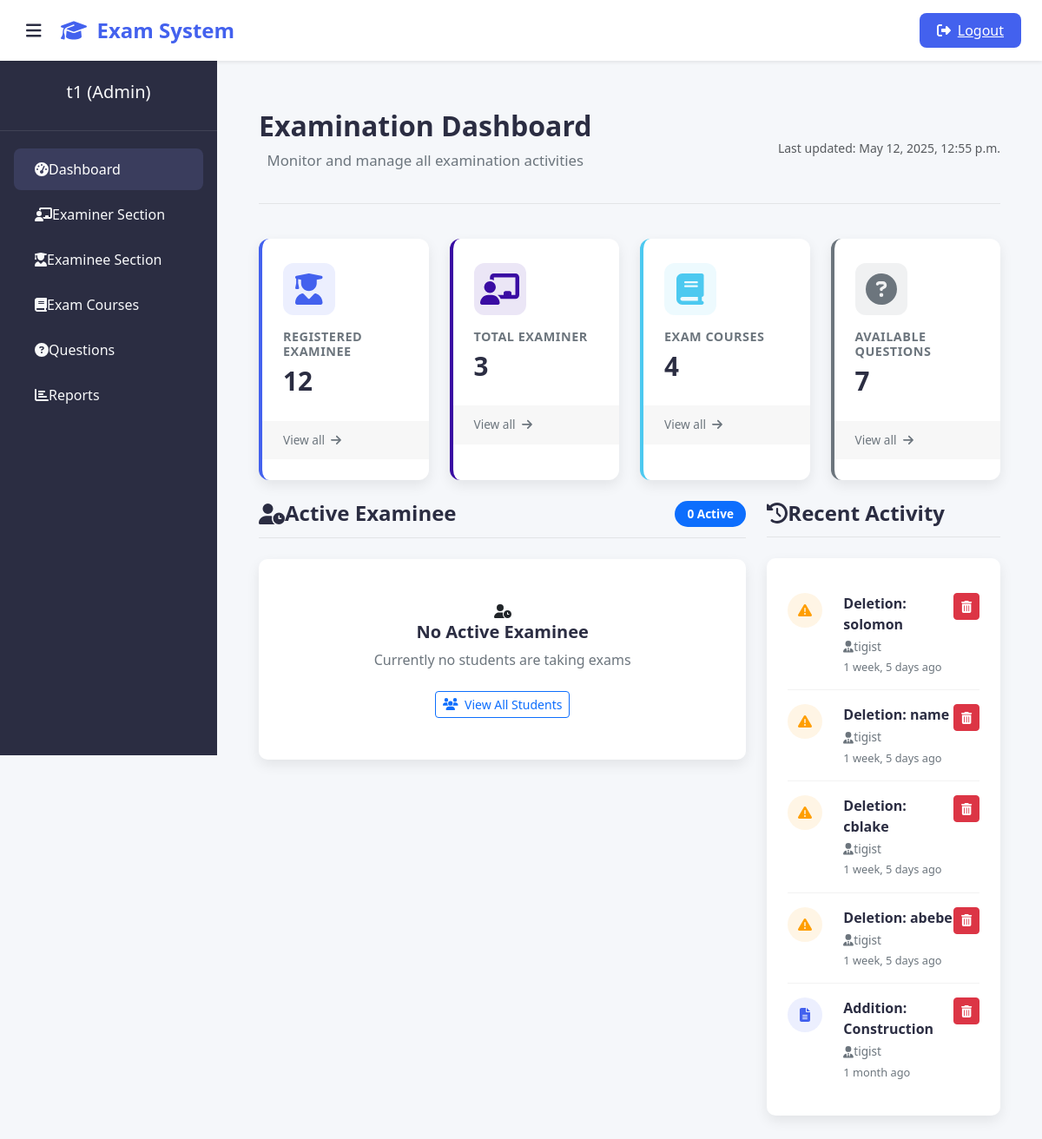
The app's page /admin-dashboard (signed in), older data.
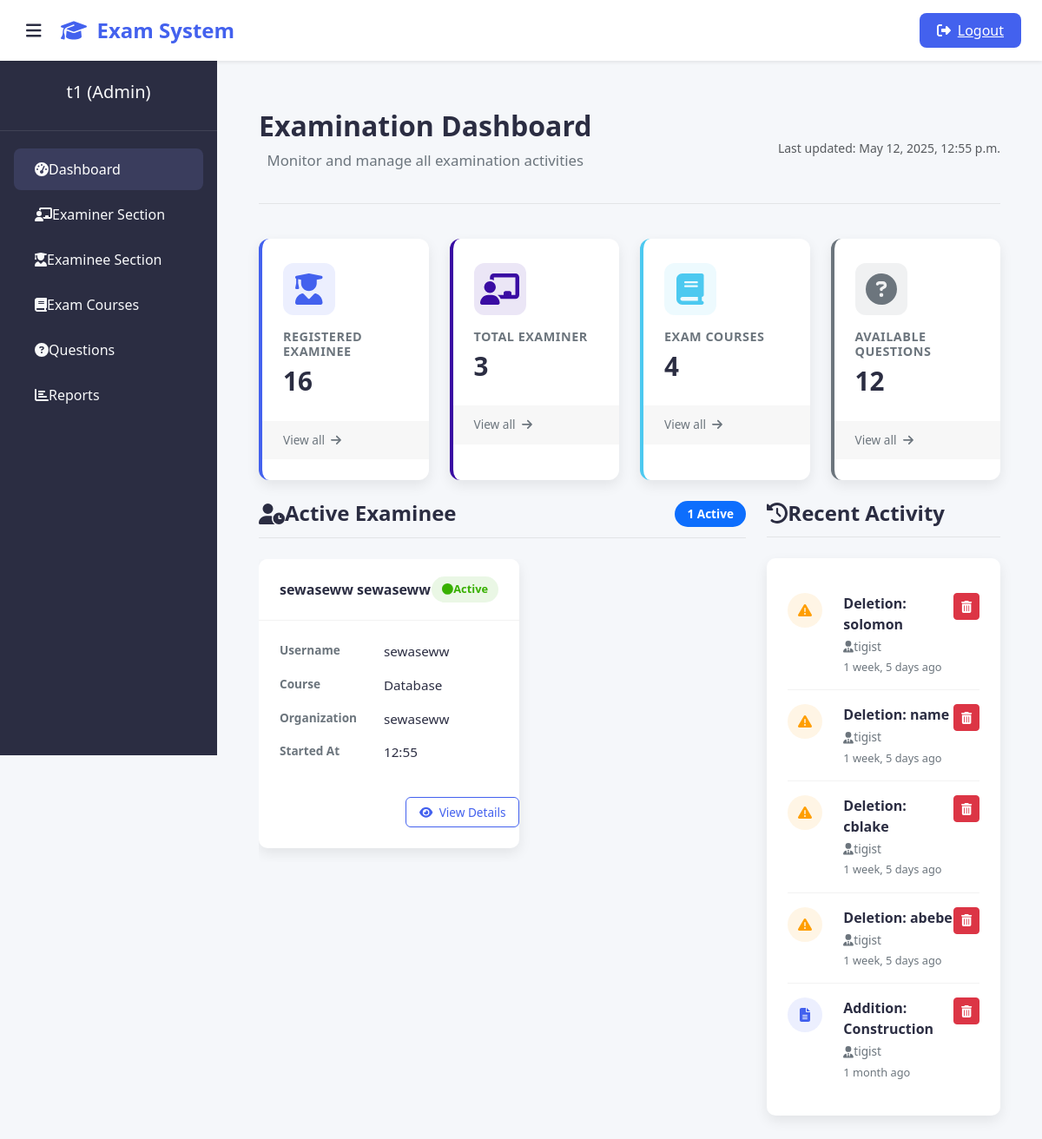
The same page, newer data.
### student/models.py (models this page shows, shortened)
class Student(models.Model):
    user=models.OneToOneField(User,on_delete=models.CASCADE)
    address = models.CharField(max_length=40)
    mobile = models.CharField(max_length=20,null=False)
    organization = models.CharField(max_length=200, null=False)
    course = models.ForeignKey(
        'exam.Course',
        on_delete=models.SET_NULL,
        null=True
    )

### exam/models.py (models this page shows, shortened)
class Course(models.Model):
   course_name = models.CharField(max_length=50)
   question_number = models.PositiveIntegerField()
   total_marks = models.PositiveIntegerField()
   given_time = models.PositiveIntegerField(default=60)

### exam/views.py (the view, shortened to what this page needs)
# urls.py: path('admin-dashboard', views.admin_dashboard_view,name='admin-dashboard'),
@login_required(login_url='adminlogin')
def admin_dashboard_view(request):
    active_students = get_active_students()
    recent_logs = LogEntry.objects.select_related('user', 'content_type').order_by('-action_time')[:5]
    for log in recent_logs:
        log.time_ago = timesince(log.action_time, now()) + " ago"
    dict={
    'total_student':SMODEL.Student.objects.all().count(),
    'total_teacher':TMODEL.Teacher.objects.all().filter(status=True).count(),
    'total_course':models.Course.objects.all().count(),
    'total_question':models.Question.objects.all().count(),
    'active_students': active_students,
    'recent_logs':recent_logs,
    }
    return render(request,'exam/admin_dashboard.html',context=dict)

### exam/views.py (called while the page is built)
def get_active_students():
    sessions = Session.objects.filter(expire_date__gte=now())
    uid_list = []
    for session in sessions:
        try:
            data = session.get_decoded()
            uid = data.get('_auth_user_id')
            if uid:
                uid_list.append(uid)
        except Exception:
            continue
    student_users = User.objects.filter(id__in=uid_list, groups__name='STUDENT')
    return SMODEL.Student.objects.filter(user__in=student_users)

### templates/exam/admin_dashboard.html (shortened to what the changed rows need)
{% extends 'exam/adminbase.html' %}
{% load widget_tweaks %}
{% block content %}
<head>
  <link href="https://cdn.jsdelivr.net/npm/bootstrap@5.3.0/dist/css/bootstrap.min.css" rel="stylesheet">
  <link rel="stylesheet" href="https://cdnjs.cloudflare.com/ajax/libs/font-awesome/6.4.0/css/all.min.css">
</head>
<div class="dashboard-container px-3 py-4">
  <div class="dashboard-header">
    <div class="d-flex justify-content-between align-items-center">
      <div>
        <h2 class="mb-2">Examination Dashboard</h2>
      </div>
    </div>
  </div>
  <div class="row g-4 mb-4">
    <div class="col-md-6 col-lg-3">
      <div class="stats-card blue h-100">
        <div class="card-body">
          <div class="card-icon">
            <i class="fas fa-user-graduate"></i>
          </div>
          <h6 class="card-title">Registered Examinee</h6>
          <h3 class="card-value">{{ total_student }}</h3>
        </div>
      </div>
    </div>
    <div class="col-md-6 col-lg-3">
      <div class="stats-card gray h-100">
        <div class="card-body">
          <div class="card-icon">
            <i class="fas fa-question-circle"></i>
          </div>
          <h6 class="card-title">Available Questions</h6>
          <h3 class="card-value">{{ total_question }}</h3>
        </div>
      </div>
    </div>
  </div>
  <div class="row">
    <div class="col-lg-8 mb-4">
      <div class="section-header">
        <h4><i class="fas fa-user-clock"></i> Active Examinee</h4>
        <span class="badge bg-primary" id="active-student-count">{{ active_students|length }} Active</span>
      </div>
      <div id="active-students-list">
        {% if active_students %}
        <div class="scroll-container">
          {% for student in active_students %}
          <div class="scroll-item">
            <div class="student-card h-100">
              <div class="card-header">
                <span>{{ student.user.get_full_name }}</span>
                <span class="status-badge">
                  <i class="fas fa-circle"></i> Active
                </span>
              </div>
              <div class="card-body">
                <div class="info-item">
                  <div class="info-label">Username</div>
                  <div class="info-value">{{ student.user.username }}</div>
                </div>
                <div class="info-item">
                  <div class="info-label">Course</div>
                  <div class="info-value">{{ student.course.course_name }}</div>
                </div>
                <div class="info-item">
                  <div class="info-label">Organization</div>
                  <div class="info-value">{{ student.organization }}</div>
                </div>
                <div class="info-item">
                  <div class="info-label">Started At</div>
                  <div class="info-value">{% now "H:i" %}</div>
                </div>
              </div>
              <div class="card-footer bg-white text-end border-top-0 pt-0">
                <a href="#" class="btn btn-sm btn-view">
                  <i class="fas fa-eye me-1"></i> View Details
                </a>
              </div>
            </div>
          </div>
          {% endfor %}
        </div>
        {% else %}
        <div class="empty-state">
          <i class="fas fa-user-clock"></i>
          <h5>No Active Examinee</h5>
          <p>Currently no students are taking exams</p>
          <a href="admin-view-student" class="btn btn-sm btn-outline-primary">
            <i class="fas fa-users me-1"></i> View All Students
          </a>
        </div>
        {% endif %}
      </div>
    </div>
<div class="col-lg-4 mb-4">
  <div class="recent-activity">
    {% for log in recent_logs %}
    <div class="activity-item d-flex justify-content-between align-items-start">
      <div class="d-flex">
        <div class="activity-icon {% if log.action_flag == 1 %}exam{% elif log.action_flag == 2 %}login{% elif log.action_flag == 3 %}warning{% else %}default{% endif %}">
          <i class="{% if log.action_flag == 1 %}fas fa-file-alt{% elif log.action_flag == 2 %}fas fa-sign-in-alt{% elif log.action_flag == 3 %}fas fa-exclamation-triangle{% else %}fas fa-info-circle{% endif %}"></i>
        </div>
        <div class="activity-content ms-2">
          <div class="activity-title">
            {{ log.get_action_flag_display }}: {{ log.object_repr }}
          </div>
          <div class="activity-meta">
            <i class="fas fa-user-tie"></i>
            <span>{{ log.user.get_full_name|default:log.user.username }}</span>
          </div>
          <div class="activity-time">{{ log.time_ago }}</div>
        </div>
      </div>
      <form action="{% url 'delete_log' log.pk %}" method="post" style="margin-left: auto;">
        <button class="btn btn-sm btn-danger" type="submit" title="Delete Activity">
          <i class="fas fa-trash-alt"></i>
        </button>
      </form>
    </div>
    {% empty %}
    <div class="activity-item">
      <div class="activity-content">
        <div class="activity-title">No recent activity</div>
      </div>
    </div>
    {% endfor %}
  </div>
</div>
  </div>
</div>
{% endblock content %}

Row changes from the older to the newer data that the page shows:
added Student: user.get_full_name "sewaseww sewaseww", user.username "sewaseww", course.course_name "Database", organization "sewaseww", now "12:55"
Text that changed along with them:
{{ total_student }}: "12" → "16"
{{ total_question }}: "7" → "12"
{{ active_students|length }}: "0" → "1"
text no longer shown: "No Active Examinee Currently no students are taking exams View All Students"
